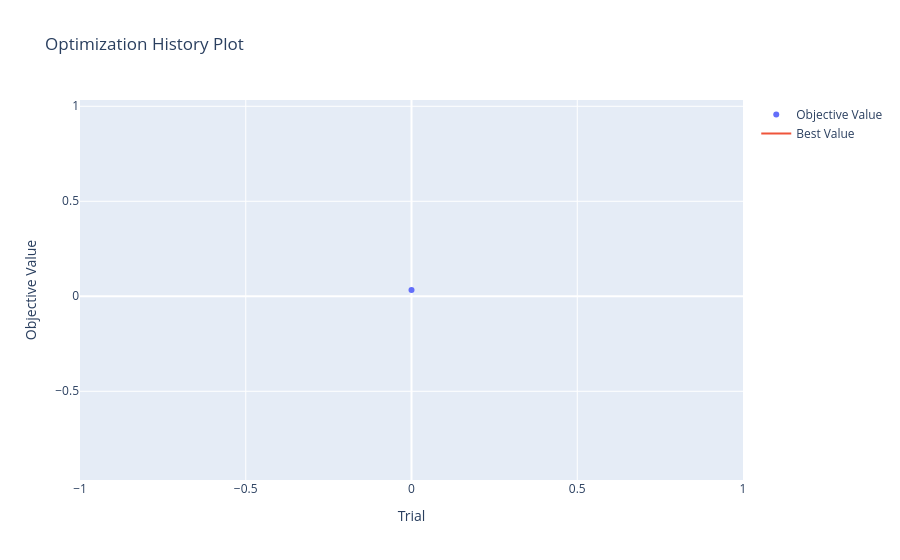

Notebook code for this chart:
### Code cell
fig_history = vis.plot_optimization_history(study)
fig_history.show()

fig_importances = vis.plot_param_importances(study)
fig_importances.show()

### Figure 1 — Plotly figure (JSON) as saved in the notebook; plotly's stock layout.template omitted (floating-point values rounded to 4 significant figures)
{"data": [{"mode": "markers", "name": "Objective Value", "type": "scatter", "x": [0], "y": [0.03312]}, {"mode": "lines", "name": "Best Value", "type": "scatter", "x": [0], "y": [0.03312]}, {"marker": {"color": "#cccccc"}, "mode": "markers", "name": "Infeasible Trial", "showlegend": false, "type": "scatter", "x": [], "y": []}], "layout": {"title": {"text": "Optimization History Plot"}, "xaxis": {"title": {"text": "Trial"}}, "yaxis": {"title": {"text": "Objective Value"}}}}
